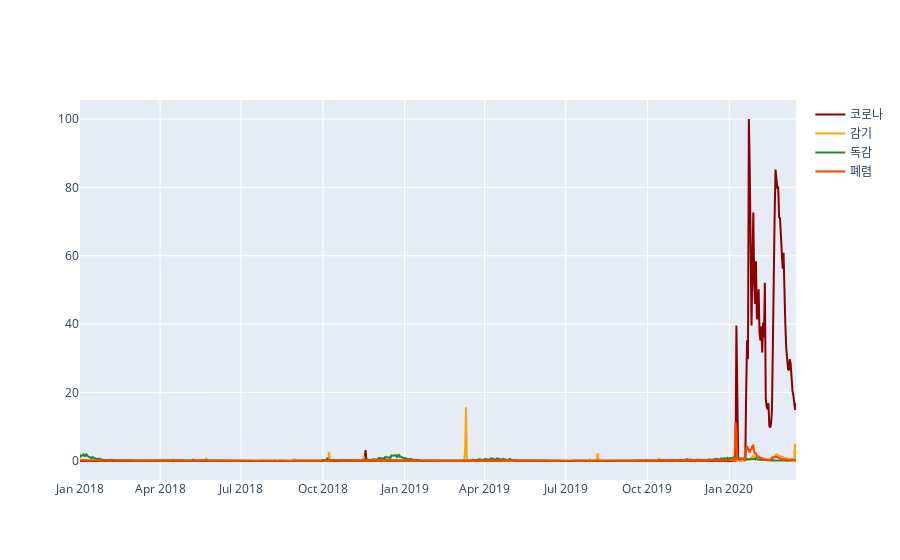

Here is the notebook cell this chart was saved with:
### Code cell
fig = go.Figure()

fig.add_trace(go.Line(x = a2.date ,y = a2['coronavirus'], mode = 'lines', name = '코로나', line = dict(color = 'darkred')))
fig.add_trace(go.Line(x = a2.date, y = a2['cold'], mode = 'lines', name = '감기', line = dict(color = 'orange')))
fig.add_trace(go.Line(x = a2.date, y = a2['flu'], mode = 'lines', name = '독감', line = dict(color = 'forestgreen')))
fig.add_trace(go.Line(x = a2.date, y = a2['pneumonia'], mode = 'lines', name = '폐렴', line = dict(color = 'orangered')))


fig.update_layout(barmode = 'overlay')

### Figure 1 — Plotly figure (JSON) as saved in the notebook; plotly's stock layout.template omitted (floating-point values rounded to 4 significant figures; data arrays with more than 128 entries replaced by an {"elided": "..."} marker saying what was removed)
{"data": [{"line": {"color": "darkred"}, "mode": "lines", "name": "코로나", "type": "scatter", "x": {"elided": "806 str values"}, "y": {"elided": "806 float values"}}, {"line": {"color": "orange"}, "mode": "lines", "name": "감기", "type": "scatter", "x": {"elided": "806 str values"}, "y": {"elided": "806 float values"}}, {"line": {"color": "forestgreen"}, "mode": "lines", "name": "독감", "type": "scatter", "x": {"elided": "806 str values"}, "y": {"elided": "806 float values"}}, {"line": {"color": "orangered"}, "mode": "lines", "name": "폐렴", "type": "scatter", "x": {"elided": "806 str values"}, "y": {"elided": "806 float values"}}], "layout": {"barmode": "overlay"}}
